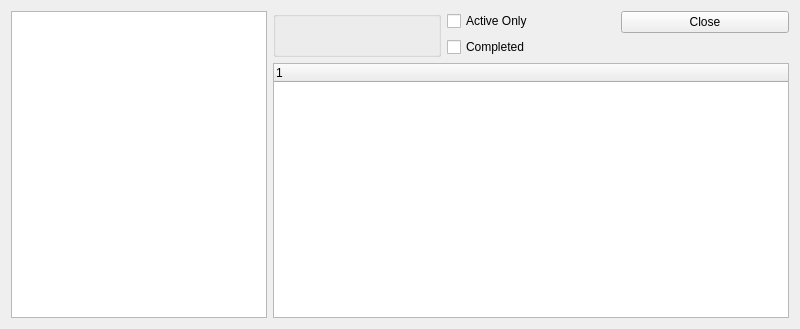
<?xml version="1.0" encoding="UTF-8"?>
<ui version="4.0">
 <comment>This file is part of the xTuple ERP: PostBooks Edition, a free and
open source Enterprise Resource Planning software suite,
Copyright (c) 1999-2019 by OpenMFG LLC, d/b/a xTuple.
It is licensed to you under the Common Public Attribution License
version 1.0, the full text of which (including xTuple-specific Exhibits)
is available at www.xtuple.com/CPAL.  By using this software, you agree
to be bound by its terms.</comment>
 <class>todoListCalendar</class>
 <widget class="QWidget" name="todoListCalendar">
  <property name="geometry">
   <rect>
    <x>0</x>
    <y>0</y>
    <width>800</width>
    <height>329</height>
   </rect>
  </property>
  <property name="windowTitle">
   <string>To-Do List Calendar</string>
  </property>
  <layout class="QHBoxLayout" name="horizontalLayout_2">
   <item>
    <widget class="QGraphicsView" name="_gview">
     <property name="sizePolicy">
      <sizepolicy hsizetype="Minimum" vsizetype="Expanding">
       <horstretch>0</horstretch>
       <verstretch>0</verstretch>
      </sizepolicy>
     </property>
     <property name="verticalScrollBarPolicy">
      <enum>Qt::ScrollBarAlwaysOff</enum>
     </property>
     <property name="horizontalScrollBarPolicy">
      <enum>Qt::ScrollBarAlwaysOff</enum>
     </property>
    </widget>
   </item>
   <item>
    <layout class="QVBoxLayout" name="verticalLayout_2">
     <item>
      <layout class="QHBoxLayout" name="horizontalLayout">
       <item>
        <widget class="ParameterGroup" name="_usr">
         <property name="focusPolicy">
          <enum>Qt::StrongFocus</enum>
         </property>
         <property name="fixedSize">
          <bool>false</bool>
         </property>
        </widget>
       </item>
       <item>
        <layout class="QVBoxLayout">
         <item>
          <widget class="XCheckBox" name="_active">
           <property name="text">
            <string>Active Only</string>
           </property>
          </widget>
         </item>
         <item>
          <widget class="XCheckBox" name="_completed">
           <property name="text">
            <string>Completed</string>
           </property>
          </widget>
         </item>
         <item>
          <spacer name="verticalSpacer">
           <property name="orientation">
            <enum>Qt::Vertical</enum>
           </property>
           <property name="sizeHint" stdset="0">
            <size>
             <width>20</width>
             <height>0</height>
            </size>
           </property>
          </spacer>
         </item>
        </layout>
       </item>
       <item>
        <layout class="QVBoxLayout" name="verticalLayout">
         <item>
          <widget class="QPushButton" name="_close">
           <property name="text">
            <string>Close</string>
           </property>
          </widget>
         </item>
         <item>
          <spacer name="verticalSpacer_2">
           <property name="orientation">
            <enum>Qt::Vertical</enum>
           </property>
           <property name="sizeHint" stdset="0">
            <size>
             <width>20</width>
             <height>0</height>
            </size>
           </property>
          </spacer>
         </item>
        </layout>
       </item>
      </layout>
     </item>
     <item>
      <widget class="XTreeWidget" name="_list">
       <property name="sizePolicy">
        <sizepolicy hsizetype="Expanding" vsizetype="Expanding">
         <horstretch>0</horstretch>
         <verstretch>1</verstretch>
        </sizepolicy>
       </property>
      </widget>
     </item>
    </layout>
   </item>
  </layout>
 </widget>
 <customwidgets>
  <customwidget>
   <class>ParameterGroup</class>
   <extends>QGroupBox</extends>
   <header>parametergroup.h</header>
   <container>1</container>
  </customwidget>
  <customwidget>
   <class>XCheckBox</class>
   <extends>QCheckBox</extends>
   <header>xcheckbox.h</header>
  </customwidget>
  <customwidget>
   <class>XTreeWidget</class>
   <extends>QTreeWidget</extends>
   <header>xtreewidget.h</header>
   <container>1</container>
  </customwidget>
 </customwidgets>
 <tabstops>
  <tabstop>_gview</tabstop>
  <tabstop>_usr</tabstop>
  <tabstop>_active</tabstop>
  <tabstop>_completed</tabstop>
  <tabstop>_list</tabstop>
  <tabstop>_close</tabstop>
 </tabstops>
 <resources/>
 <connections>
  <connection>
   <sender>_close</sender>
   <signal>clicked()</signal>
   <receiver>todoListCalendar</receiver>
   <slot>close()</slot>
   <hints>
    <hint type="sourcelabel">
     <x>656</x>
     <y>19</y>
    </hint>
    <hint type="destinationlabel">
     <x>703</x>
     <y>26</y>
    </hint>
   </hints>
  </connection>
 </connections>
</ui>
